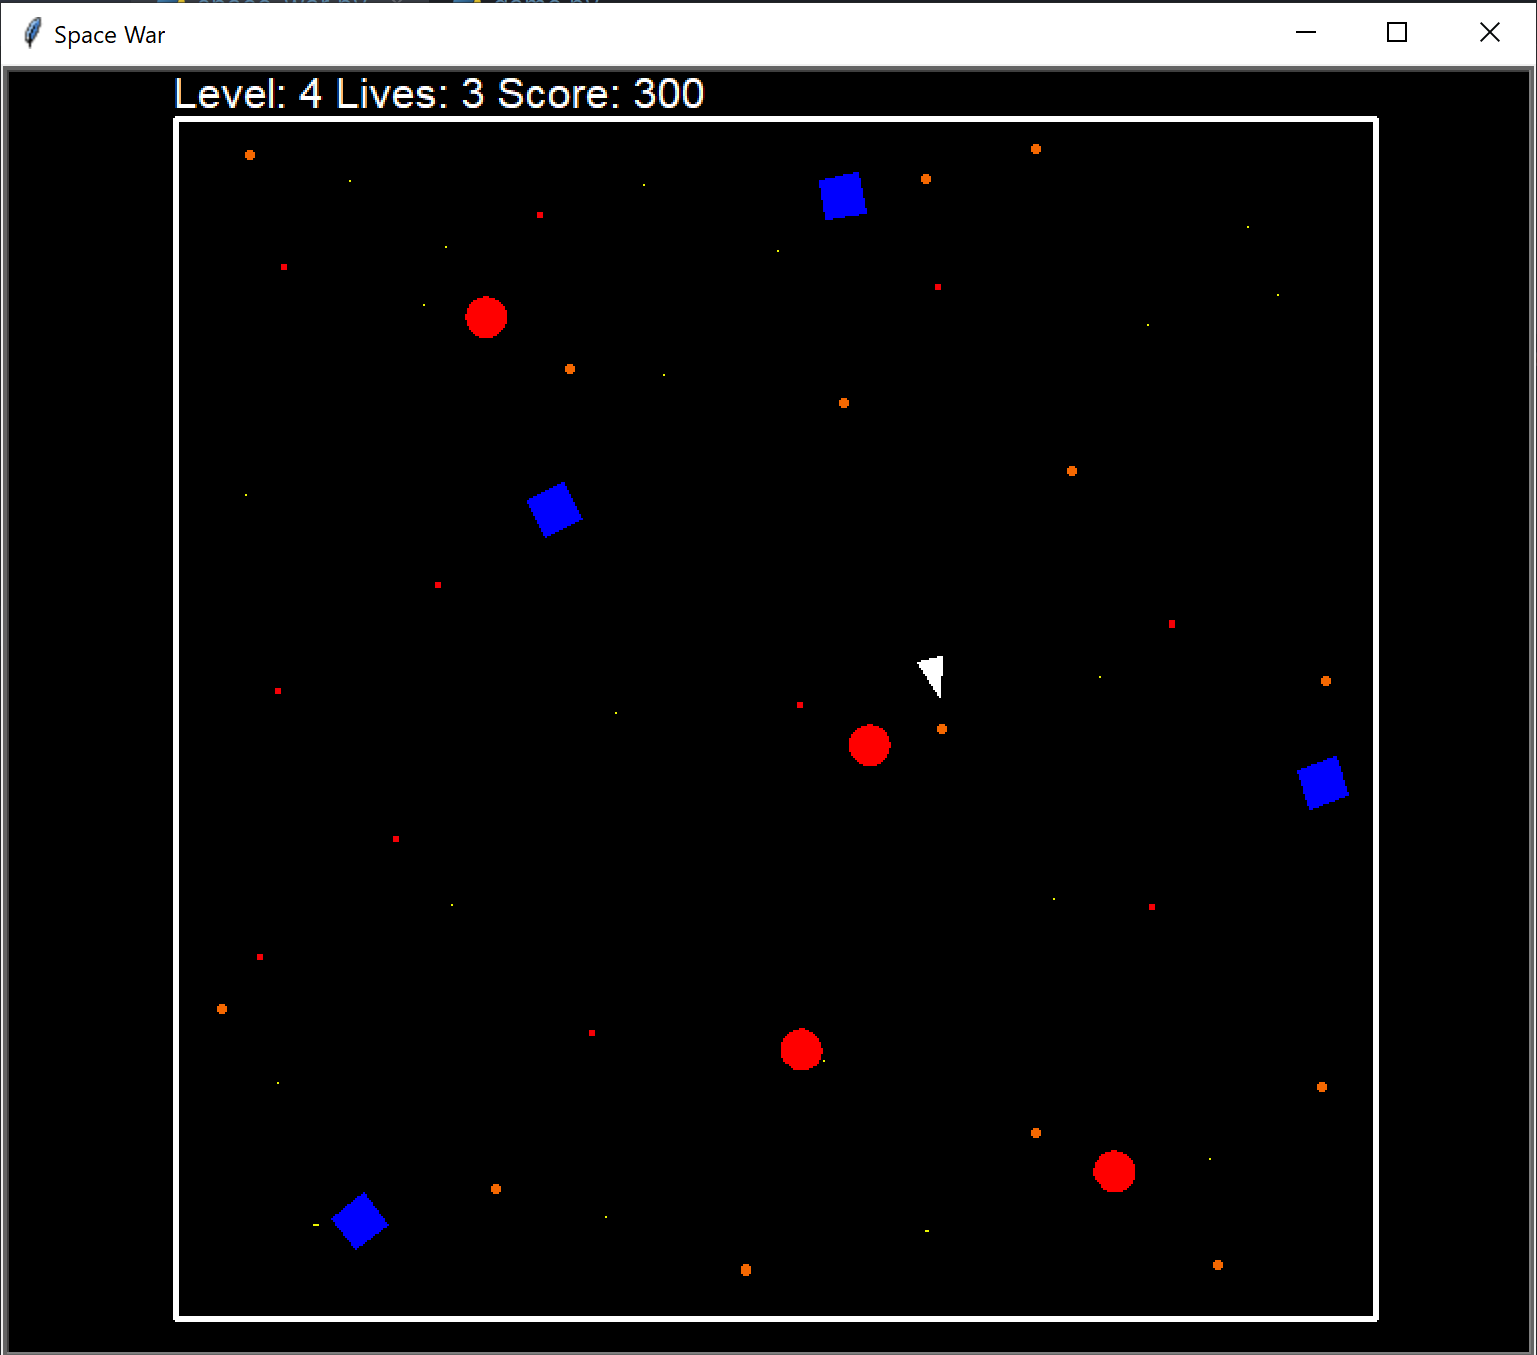

Write Python code to recreate this figure.
import random
import time
import turtle
from tkinter import messagebox

from src.ally import Ally
from src.constants import INITIAL_PLAYER_SPEED
from src.enemy import Enemy
from src.game import Game, GameState
from src.missile import Missile, MissileState
from src.particle import Particle
from src.player import Player

# Configure turtle
turtle.fd(0)
turtle.speed(0)
turtle.bgcolor("black")
turtle.bgpic("src/media/starfield.gif")
turtle.title("Space War")
turtle.ht()
turtle.setundobuffer(1)
turtle.tracer(0)

# Create game object
game = Game()
game.draw_border()
game.show_status()

# Create sprites
player = Player("triangle", "white", 0.0, 0.0)
missile = Missile("triangle", "yellow", 0.0, 0.0)
enemies = []
allies = []
particles = []

# Create keyboard bindings
turtle.onkey(player.turn_left, "Left")
turtle.onkey(player.turn_right, "Right")
turtle.onkey(player.accelerate, "Up")
turtle.onkey(player.decelerate, "Down")
turtle.onkey(missile.fire, "space")
turtle.listen()

if game.state == GameState.SPLASH:
    for p in range(2):
        particles.append(Particle("circle", "yellow", -1000, -1000))
    for p in range(2):
        particles.append(Particle("circle", "red", -1000, -1000))
    for p in range(2):
        particles.append(Particle("circle", "orange", -1000, -1000))

    game.state = GameState.RESTART


def on_collision(other):
    player.color("red")
    for particle in particles:
        particle.explode(other.xcor(), other.ycor())
    player.rt(random.randint(100, 200))
    other.reset_to_random_position()
    other.speed += 1
    game.lives -= 1
    print("Hit! Lives left: %s" % game.lives)
    if game.lives < 1:
        game.state = GameState.GAME_OVER
    game.show_status()
    player.color("white")


def on_missile_collision(other):
    for particle in particles:
        particle.explode(other.xcor(), other.ycor())
    missile.status = MissileState.READY
    other.reset_to_random_position()
    other.speed += 1


# Main game loop
while True:
    turtle.update()
    time.sleep(0.02)

    if game.state == GameState.RESTART:
        print("Restarting Game")
        game.lives = 3
        game.score = 0
        player.speed = INITIAL_PLAYER_SPEED
        player.goto(0, 0)
        player.setheading(0)
        x = random.randint(-200, 200)
        y = random.randint(-200, 200)
        enemies.append(Enemy("circle", "red", x, y))
        x = random.randint(-200, 200)
        y = random.randint(-200, 200)
        allies.append(Ally("square", "blue", x, y))

        for enemy in enemies:
            enemy.speed = random.randint(1, game.level)
        for ally in allies:
            ally.speed = random.randint(1, game.level)

        game.show_status()
        game.state = GameState.PLAYING

    if game.state == GameState.PLAYING:
        player.move()
        missile.move_missile(player)

        for enemy in enemies:
            enemy.move()
            if player.is_collision(enemy):
                on_collision(enemy)
                game.show_status()
            if missile.is_collision(enemy):
                on_missile_collision(enemy)
                game.score += 100
                game.show_status()
                print("Score: %s" % game.score)
                if game.score == (game.level * 200):
                    game.state = GameState.LEVEL_UP

        for ally in allies:
            ally.move()
            for enemy in enemies:
                ally.avoid(enemy)
            ally.avoid(player)
            if player.is_collision(ally):
                on_collision(ally)
                game.show_status()
            if missile.is_collision(ally):
                on_missile_collision(ally)
                game.score -= 100
                game.show_status()

        for particle in particles:
            particle.move()

        if game.state == GameState.GAME_OVER:
            for i in range(360):
                player.rt(1)
            print("Game Over!")
            messagebox.showinfo("Game Over", "Level reached: %s" % game.level)
            exit()

        if game.state == GameState.LEVEL_UP:
            game.level += 1
            print("Level up: %s" % game.level)
            game.state = GameState.RESTART
